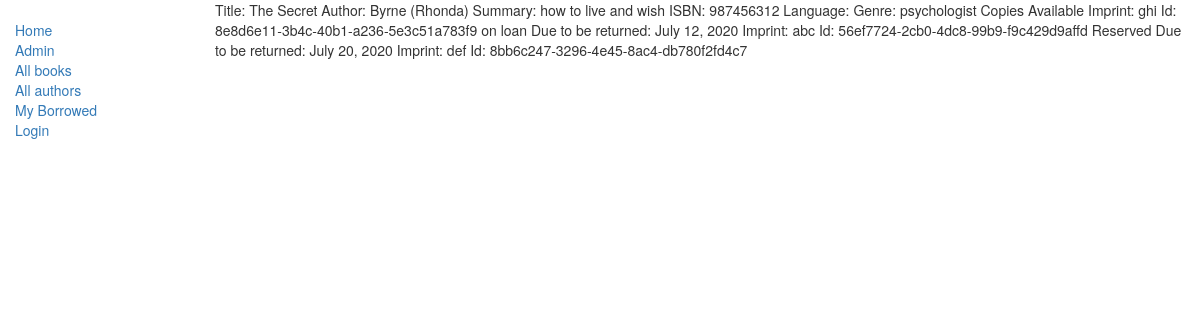
The app's page /catalog/books/book/2 with its own data.
### catalog/models.py (models this page shows, shortened)
class Book(models.Model):
    title    = models.CharField(max_length=200)
    author   = models.ForeignKey(Author , on_delete = models.SET_NULL , null = True)
    summary  = models.TextField(max_length=1000)
    isbn     = models.CharField('ISBN' , max_length=13)   #dastene "ISBN" o nemidoonm chie
    genre    = models.ManyToManyField(Genre)
    def display_genre(self):
        return ', '.join([genre.name for genre in self.genre.all()[:3]])
    display_genre.short_description = 'Genre'

class Author(models.Model):
    first_name      = models.CharField(max_length=300)
    last_name       = models.CharField(max_length=300)
    date_of_birth   = models.DateField(null =True , blank = True)
    date_of_death   = models.DateField('died' , null = True , blank = True)
    def __str__(self):
        return '%s (%s)' % (self.last_name , self.first_name)

class Genre(models.Model):
    name = models.CharField(max_length= 200)
    def __str__(self):
        return self.name

class BookInstance(models.Model):
    id = models.UUIDField(primary_key = True , default = uuid.uuid4)
    book = models.ForeignKey(Book , on_delete = models.SET_NULL , null =True)
    imprint = models.CharField(max_length=200)
    due_back = models.DateField(null = True , blank = True)
    LOAN_STATUS=(
        ('m' , 'maintenance'),
        ('o' , 'on loan'),
        ('a' , 'Available'),
        ('r' , 'Reserved'),
    )
    status = models.CharField(max_length=1 , blank = True , default = 'm' , choices=LOAN_STATUS)
    borrower = models.ForeignKey(User , on_delete = models.SET_NULL , blank = True , null =True)
    class Meta:
        ordering = ['due_back']

### catalog/views.py (the view)
# urls.py: url(r'^books/book/(?P<pk>\d+)$', views.BookDetailView.as_view(), name='book-detail'),
class BookDetailView(generic.DetailView):
    template_name =  'catalog/bookdetail.html'
    model = models.Book

### catalog/templates/catalog/bookdetail.html
{% extends "catalog/base_generic.html" %} {% block content %}
Title: {{ book.title }}
Author: {{ book.author }}
Summary: {{ book.summary }}
ISBN: {{ book.isbn }}
Language: {{ book.language }}
Genre: {% for genre in book.genre.all %} {{ genre }}{% if not forloop.last %}, {% endif %}{% endfor %}
Copies
{% for copy in book.bookinstance_set.all %}
{{ copy.get_status_display }}
{% if copy.status != 'a' %}
Due to be returned: {{copy.due_back}}
{% endif %}
Imprint: {{copy.imprint}}
Id: {{copy.id}}
{% endfor %}
{% endblock %}

### records on screen
Book: title "The Secret", author "Byrne (Rhonda)", summary "how to live and wish", isbn "987456312"
Genre: name "psychologist"
BookInstance: status "Available", imprint "ghi", id "8e8d6e11-3b4c-40b1-a236-5e3c51a783f9"
BookInstance: status "on loan", due_back "July 12, 2020", imprint "abc", id "56ef7724-2cb0-4dc8-99b9-f9c429d9affd"
BookInstance: status "Reserved", due_back "July 20, 2020", imprint "def", id "8bb6c247-3296-4e45-8ac4-db780f2fd4c7"
